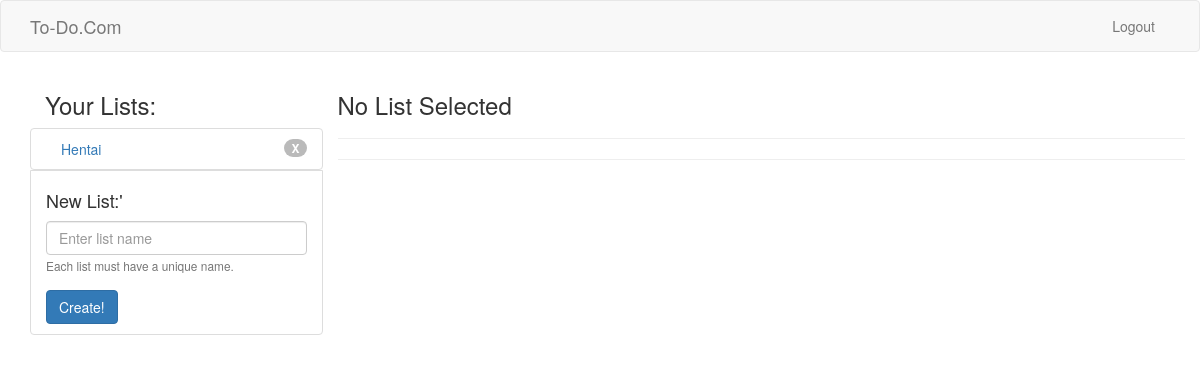
Before: /index (signed in) with the older database file.
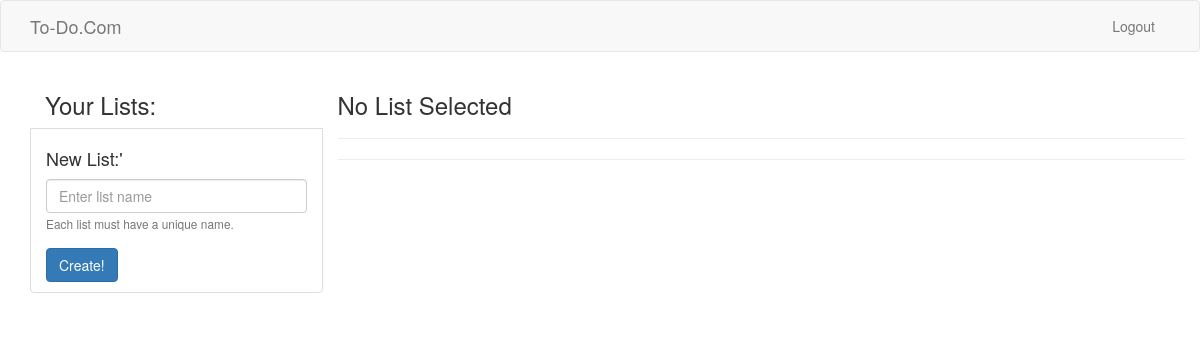
After: the same page with the newer database file.
### app/models.py (models this page shows, shortened)
class List(db.Model):
    id = db.Column(db.Integer, primary_key=True)
    listname = db.Column(db.String(64), index=True)
    user_id = db.Column(db.Integer, db.ForeignKey('user.id'))
    items = db.relationship('Item', backref='parent', lazy='dynamic')

### app/routes.py (the view)
@app.route('/', methods=['GET', 'POST'])
@app.route('/index', methods=['GET', 'POST'])
@login_required
def index():    #Main Webpage
    userListNames = returnuserlists()
    return render_template('ToDo.html', title='ToDo.Com', listnames=userListNames)

### app/models.py (called while the page is built)
@login.user_loader
def load_user(id):
    return User.query.get(int(id))

### app/routes.py (called while the page is built)
@app.before_request
def before_request():
    g.locale = str(get_locale())

def returnuserlists():  #Function for returning all lists associated with the currently logged in user
    user = User.query.filter_by(id=current_user.id).first()
    userLists = user.lists.all()
    return [i.listname for i in userLists]

### app/templates/ToDo.html (shortened to what this page needs)
{% extends "base.html" %}
{% block app_content %}
<link rel="stylesheet" type="text/css" href="../static/css/ToDo.css">
<div class="container">
    <div class="row">
        <div class="bg-light border-right col-md-3" id="sidebar-wrapper">
            <div class="sidebar-heading h3">{{ _('Your Lists:') }} </div>
            <div class="list-group list-group-flush" id="listoflists">
                <div id="THISISWHERETHELISTSGO">
                    {% for list in listnames %}
                    <div class="row list-group-item list-group-item-action bg-light">
                        <a href="javascript:select_list('{{list}}')" class="col-md-6">{{ list }}</a>
                        <a class="badge" href="javascript:delete_list('{{list}}')" style="opacity: 0.5;">X</a>
                    </div>
                    {% endfor %}
                </div>
                <div class="row list-group-item list-group-item-action bg-light" id="newlistform">
                    <div class="form-group">
                        <label for="newlistnameentry" class="h4">{{ _('New List:') }}' </label>
                        <input class="form-control" id="newlistnameentry" placeholder="Enter list name">
                        <small class="form-text text-muted">{{ _('Each list must have a unique name.') }}</small>
                    </div>
                    <button type="button" id='newlistnamebutton' class="btn btn-primary">{{ _('Create!') }}</button>
                </div>
            </div>
        </div>
        <div class="col-md-9">
            <div id="currenttodolist">
                <div id="currentlistnametext" class="h3">{{ _('No List Selected') }}</div>
                <hr>
                <hr>
            </div>
        </div>
    </div>
</div>
{% endblock %}

### app/templates/base.html (shortened to what this page needs)
{% extends 'bootstrap/base.html' %}
{% block navbar %}
<nav class="navbar navbar-default">
    <div class="container">
        <div class="navbar-header">
            <a class="navbar-brand" href="{{ url_for('index') }}">To-Do.Com</a>
        </div>
        <div class="collapse navbar-collapse" id="bs-example-navbar-collapse-1">
            <ul class="nav navbar-nav navbar-right">
                {% if current_user.is_anonymous %}
                <li><a href="{{ url_for('login') }}">{{ _('Login') }}</a></li>
                {% else %}
                <li><a href="{{ url_for('logout') }}">{{ _('Logout') }}</a></li>
                {% endif %}
            </ul>
        </div>
    </div>
</nav>
{% endblock %}
{% block content %}
<div class="container">
    {% block app_content %}{% endblock %}
</div>
{% endblock %}

Changed rows visible on the page:
removed List: listname "Hentai"
